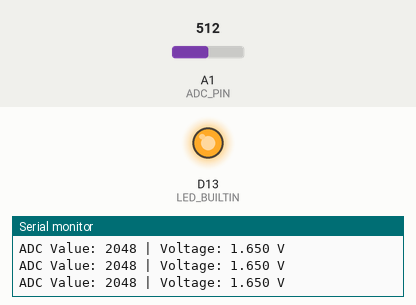
This sketch was run on a simulated Arduino Zero (SAMD21). Shown: output pins drawn as LEDs (lit = HIGH), the last lines printed to the serial monitor. The inputs (shaded band) are chosen by the test bench; at power-on: A1 (ADC_PIN) = 512 (analog values on the 0–1023 scale).

Above: at 1.2 s.
1.3 s: A1 (ADC_PIN) set to 923
2.8 s: A1 (ADC_PIN) set to 939
At 3.2 s:
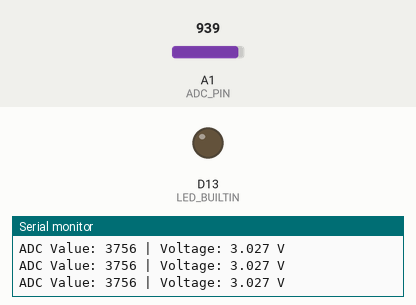
4.3 s: A1 (ADC_PIN) set to 900
At 4.7 s:
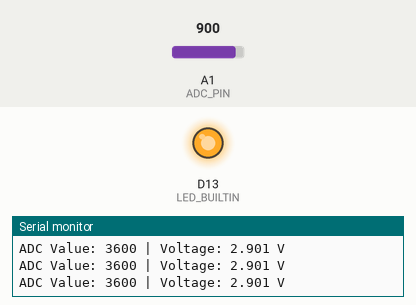
5.8 s: A1 (ADC_PIN) set to 1023
At 6.2 s:
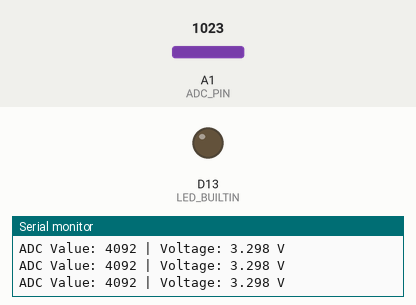
Timing chart, 0 to 8.3 s (numbered marks = the images above; inputs shaded):
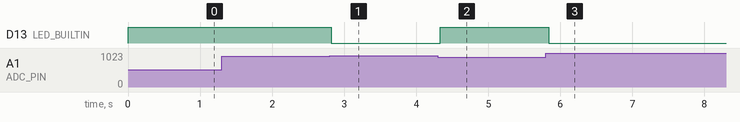

The sketch:

adc.ino
```cpp
// Define the ADC pin to read from
#define ADC_PIN A1  // Analog pin A0

// Define the built-in LED pin
#define LED_BUILTIN 13

void setup() {
  // Initialize serial communication for debugging
  Serial.begin(9600);
  while (!Serial);  // Wait for the Serial Monitor to open (for M0 boards)

  // Configure the ADC pin as input
  pinMode(ADC_PIN, INPUT);

  // Set ADC resolution to 12 bits
  analogReadResolution(12);

  // Optional: Explicitly set the reference voltage
  analogReference(AR_DEFAULT);

  // Initialize the LED pin as an output
  pinMode(LED_BUILTIN, OUTPUT);

  Serial.println("Adafruit Feather M0 Express ADC Example");
}

void loop() {
  // Read the analog value (12-bit resolution by default: 0-4095)
  int adcValue = analogRead(ADC_PIN);

  // Convert to voltage (assuming 3.3V reference voltage)
  float voltage = adcValue * (3.3 / 4095.0);

  // Print the ADC value and voltage to Serial Monitor
  Serial.print("ADC Value: ");
  Serial.print(adcValue);
  Serial.print(" | Voltage: ");
  Serial.print(voltage, 3);  // Print voltage with 3 decimal places
  Serial.println(" V");

  if (voltage < 3.0) {
      // Turn the LED on

      digitalWrite(LED_BUILTIN, HIGH);
  } else {
    digitalWrite(LED_BUILTIN, LOW);
  }

  // Small delay to avoid flooding the Serial Monitor
  delay(50);
}
```

Measured:
- the behaviour switches between 930 and 931 on A1 (ADC_PIN) (found by bisection; images 0 and 1)
- after the input at 2.8 s, D13 (LED_BUILTIN): HIGH → LOW at once
- after the input at 4.3 s, D13 (LED_BUILTIN): LOW → HIGH at once
- after the input at 5.8 s, D13 (LED_BUILTIN): HIGH → LOW at once
